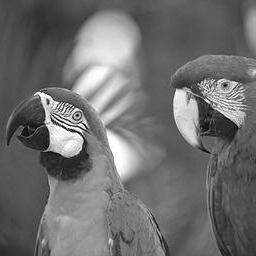
%> input picture Assignment 5/parrotsBW.jpg, 256 x 256 px
$ octave problem_2.m   (GNU Octave 9; MATLAB toolbox functions it lacks are replaced by stand-ins)
%> lines starting %> are read from the running program, lines starting %| are printed output that depends on the picture
clc; clearvars;
I = double(imread('parrotsBW.jpg'));
%> I: size 256x256 double; min 0, max 255, mean 110.5; mean of the top-left, top-right, bottom-left and bottom-right quarters 118.9, 108.3, 116.1, 98.8
mu = mean(I,'all');
%> mu = 110.5
z = I - mu;

R_zz = z*z';
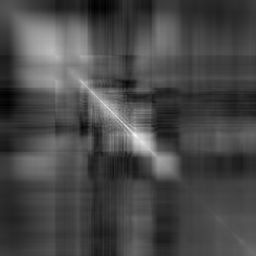
%> R_zz: size 256x256 double; min -199707, max 1161577.9, mean 187205; drawn with min black and max white

[eig_vec, eig_val] = eig(R_zz);

[d,ind] = sort(diag(eig_val));
%> d = 256 values from 0.000177 to 56340708.1; ind = 256 values from 1 to 256
W = eig_vec(:,ind);

k_values = [130, 230, 245, 252];

for k = k_values
    Wk = W;
    Wk(:,1:k) = 0;
    zk = Wk*(Wk'*z) + mu;

    figure
    imshow(uint8(zk));
    title(sprintf('Compression with K = %d', k));
    filename = sprintf('image%d.png', k);
    exportgraphics(gcf,filename)
    difference = uint8(abs(I - zk));

    figure
    imshow(difference);
    title(sprintf('Difference with K = %d', k));
    filename = sprintf('diff%d.png', k);
    exportgraphics(gcf,filename)
end
%> this loop made 4 passes
%> pass 1, `imshow(difference);`:
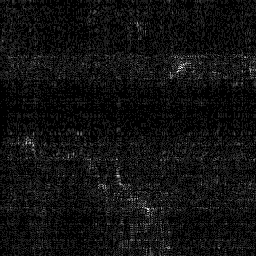
%> displayed picture: size 256x256, on the screen's scale of 0 to 255; min 0, max 9, mean 0.584; drawn with min black and max white
%> pass 2, `imshow(uint8(zk));`:
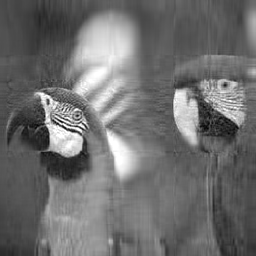
%> displayed picture: size 256x256, on the screen's scale of 0 to 255; min 3, max 255, mean 110.5
%> pass 2, `imshow(difference);`:
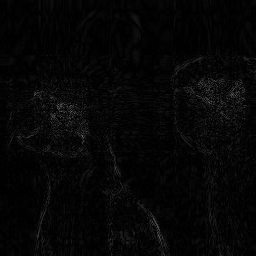
%> displayed picture: size 256x256, on the screen's scale of 0 to 255; min 0, max 108, mean 5.9
